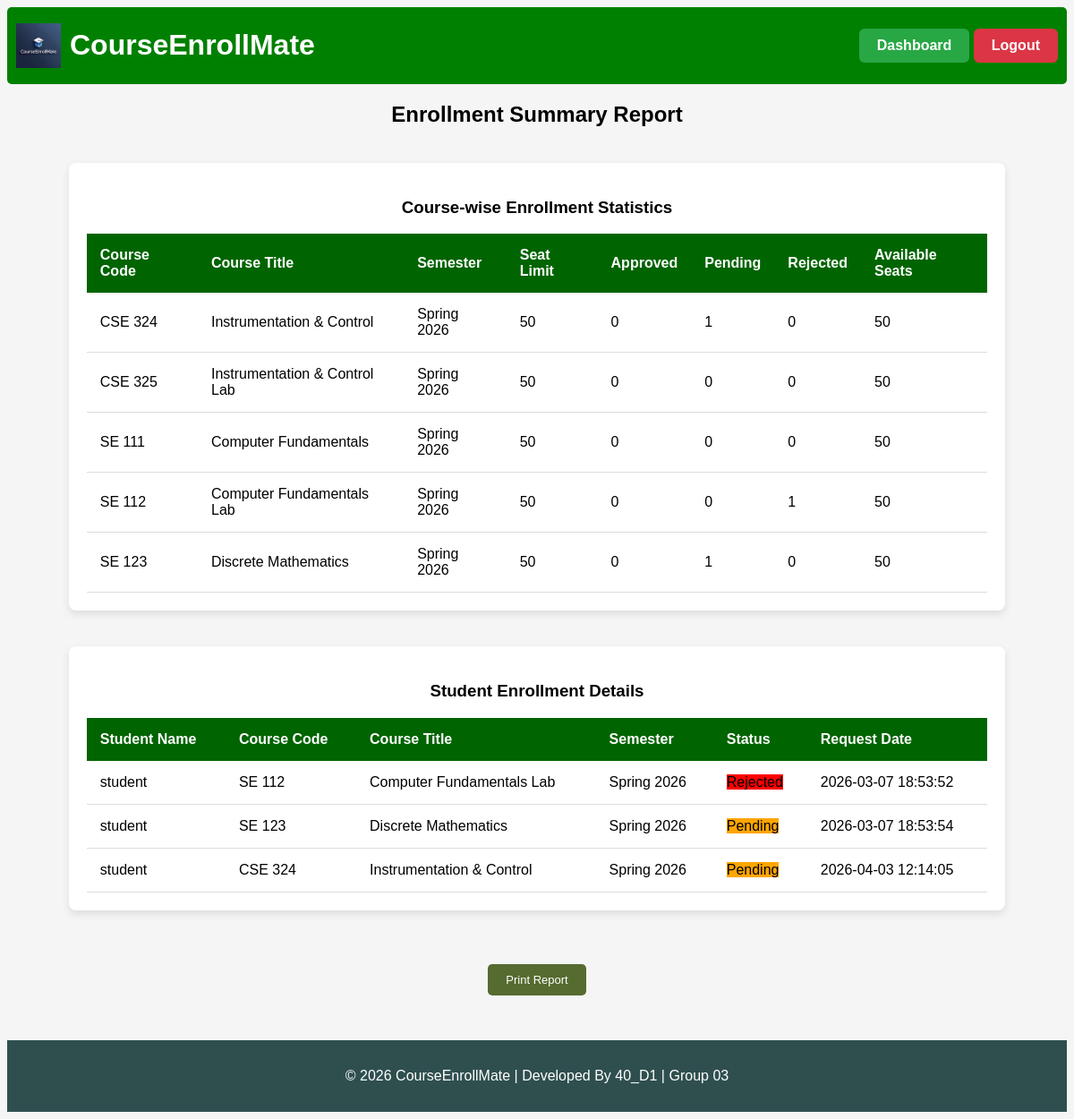
The app's page /enrollment_report (signed in) with its own data.
### tables this page shows
CREATE TABLE course_offerings (
    id INTEGER PRIMARY KEY AUTOINCREMENT,
    course_id INTEGER NOT NULL,
    semester_id INTEGER NOT NULL,
    max_seats INTEGER,
    FOREIGN KEY (course_id) REFERENCES courses(id),
    FOREIGN KEY (semester_id) REFERENCES semesters(id)
);

CREATE TABLE enrollment_requests (
    id INTEGER PRIMARY KEY AUTOINCREMENT,
    student_id INTEGER NOT NULL,
    offering_id INTEGER NOT NULL,
    request_date TIMESTAMP DEFAULT CURRENT_TIMESTAMP,
    status TEXT CHECK(status IN ('pending','approved','rejected')) DEFAULT 'pending', rejection_reason TEXT,
    FOREIGN KEY (student_id) REFERENCES users(id),
    FOREIGN KEY (offering_id) REFERENCES course_offerings(id)
);

CREATE TABLE users (
    id INTEGER PRIMARY KEY AUTOINCREMENT,
    full_name TEXT NOT NULL,
    email TEXT UNIQUE NOT NULL,
    password TEXT NOT NULL,
    role TEXT DEFAULT 'student'
);

CREATE TABLE courses (
    id INTEGER PRIMARY KEY AUTOINCREMENT,
    course_code TEXT UNIQUE NOT NULL,
    course_title TEXT NOT NULL,
    course_description TEXT,
    credit_hours INTEGER NOT NULL,
    created_at TIMESTAMP DEFAULT CURRENT_TIMESTAMP
);

CREATE TABLE semesters (
    id INTEGER PRIMARY KEY AUTOINCREMENT,
    semester_name TEXT NOT NULL,
    start_date TEXT,
    end_date TEXT,
    status TEXT CHECK(status IN ('active','inactive')) DEFAULT 'inactive'
);

### app.py (the view)
@app.route("/enrollment_report")
@login_required
@role_required("admin")
def enrollment_report():
    conn = get_db_connection()
    course_summary = conn.execute("""
        SELECT
            c.course_code,
            c.course_title,
            s.semester_name,
            co.max_seats,

            SUM(CASE WHEN er.status = 'approved' THEN 1 ELSE 0 END) AS approved_count,
            SUM(CASE WHEN er.status = 'pending' THEN 1 ELSE 0 END) AS pending_count,
            SUM(CASE WHEN er.status = 'rejected' THEN 1 ELSE 0 END) AS rejected_count

        FROM course_offerings co
        JOIN courses c ON co.course_id = c.id
        JOIN semesters s ON co.semester_id = s.id
        LEFT JOIN enrollment_requests er ON er.offering_id = co.id

        GROUP BY co.id
        ORDER BY s.semester_name, c.course_code
    """).fetchall()
    student_details = conn.execute("""
        SELECT
            u.full_name AS student_name,
            c.course_code,
            c.course_title,
            s.semester_name,
            er.status,
            er.request_date
        FROM enrollment_requests er
        JOIN users u ON er.student_id = u.id
        JOIN course_offerings co ON er.offering_id = co.id
        JOIN courses c ON co.course_id = c.id
        JOIN semesters s ON co.semester_id = s.id
        ORDER BY u.full_name
    """).fetchall()
    conn.close()
    return render_template(
        "enrollment_report.html",
        course_summary=course_summary,
        student_details=student_details
    )

### app.py (called while the page is built)
def get_db_connection():
    conn = sqlite3.connect("courseenrollmate.db")
    conn.row_factory = sqlite3.Row
    conn.execute("PRAGMA foreign_keys = ON")
    return conn

### helper.py (called while the page is built)
def login_required(f):
    @wraps(f)
    def decorated_function(*args, **kwargs):
        if "username" not in session:
            return redirect("/login")
        return f(*args, **kwargs)
    return decorated_function

def role_required(role):
    def decorator(f):
        @wraps(f)
        def decorated_function(*args, **kwargs):
            if session.get("role") != role:
                return "403 Forbidden: Unauthorized access"
            return f(*args, **kwargs)
        return decorated_function
    return decorator

### templates/enrollment_report.html
{% extends "base.html" %}
{% block body %}
<h2>Enrollment Summary Report</h2>
<div class="table-container">
<h3>Course-wise Enrollment Statistics</h3>
<table>
<thead>
<tr>
    <th>Course Code</th>
    <th>Course Title</th>
    <th>Semester</th>
    <th>Seat Limit</th>
    <th>Approved</th>
    <th>Pending</th>
    <th>Rejected</th>
    <th>Available Seats</th>
</tr>
</thead>
{% for c in course_summary %}
<tbody>
<tr>
    <td>{{ c.course_code }}</td>
    <td>{{ c.course_title }}</td>
    <td>{{ c.semester_name }}</td>
    <td>{{ c.max_seats }}</td>
    <td>{{ c.approved_count or 0 }}</td>
    <td>{{ c.pending_count or 0 }}</td>
    <td>{{ c.rejected_count or 0 }}</td>
    <td>
        {{ (c.max_seats or 0) - (c.approved_count or 0) }}
    </td>
</tr>
</tbody>
{% endfor %}
</table>
</div>
<div class="table-container">
<h3>Student Enrollment Details</h3>
<table>
<thead>
<tr>
    <th>Student Name</th>
    <th>Course Code</th>
    <th>Course Title</th>
    <th>Semester</th>
    <th>Status</th>
    <th>Request Date</th>
</tr>
</thead>
{% for s in student_details %}
<tbody>
<tr>
    <td>{{ s.student_name }}</td>
    <td>{{ s.course_code }}</td>
    <td>{{ s.course_title }}</td>
    <td>{{ s.semester_name }}</td>
    <td>
        {% if s.status == 'approved' %}
            <span class="approved">Approved</span>
        {% elif s.status == 'pending' %}
            <span class="pending">Pending</span>
        {% else %}
            <span class="rejected">Rejected</span>
        {% endif %}
    </td>
    <td>{{ s.request_date }}</td>
</tr>
</tbody>
{% endfor %}
</table>
</div>
<button onclick="window.print()" class="print-btn">Print Report</button>
{% endblock %}

### static/style.css (style rules this page uses)
body { font-family: Arial, sans-serif; background:whitesmoke; text-align:center; }
button { width:100%; margin-top:20px; padding:12px; background:darkolivegreen; border:none; color:white; font-size:16px; border-radius:6px; cursor:pointer; }
.table-container { width:85%; margin:40px auto; background:white; padding:20px; border-radius:8px; box-shadow:0 4px 10px rgba(0,0,0,0.1); }
table { width:100%; border-collapse:collapse; }
thead { background: darkgreen; color:white; }
th,td { padding:15px; text-align:left; }
tbody tr { border-bottom:1px solid #ddd; }
.pending { background: orange; }
.rejected { background: red; }
.print-btn { display: inline-block; width: auto !important; padding: 10px 20px; font-size: 13px; background: darkolivegreen; color: white; text-decoration: none; border-radius: 5px; border: none; cursor: pointer; }

### records on screen
course_offerings: course_code "CSE 324", course_title "Instrumentation & Control", semester_name "Spring 2026", max_seats "50", approved_count "0", pending_count "1", rejected_count "0", (c.max_seatsor0)-(c.approved_countor0) "50"
course_offerings: course_code "CSE 325", course_title "Instrumentation & Control Lab", semester_name "Spring 2026", max_seats "50", approved_count "0", pending_count "0", rejected_count "0", (c.max_seatsor0)-(c.approved_countor0) "50"
course_offerings: course_code "SE 111", course_title "Computer Fundamentals", semester_name "Spring 2026", max_seats "50", approved_count "0", pending_count "0", rejected_count "0", (c.max_seatsor0)-(c.approved_countor0) "50"
course_offerings: course_code "SE 112", course_title "Computer Fundamentals Lab", semester_name "Spring 2026", max_seats "50", approved_count "0", pending_count "0", rejected_count "1", (c.max_seatsor0)-(c.approved_countor0) "50"
course_offerings: course_code "SE 123", course_title "Discrete Mathematics", semester_name "Spring 2026", max_seats "50", approved_count "0", pending_count "1", rejected_count "0", (c.max_seatsor0)-(c.approved_countor0) "50"
enrollment_requests: student_name "student", course_code "SE 112", course_title "Computer Fundamentals Lab", semester_name "Spring 2026", status "Rejected", request_date "2026-03-07 18:53:52"
enrollment_requests: student_name "student", course_code "SE 123", course_title "Discrete Mathematics", semester_name "Spring 2026", status "Pending", request_date "2026-03-07 18:53:54"
enrollment_requests: student_name "student", course_code "CSE 324", course_title "Instrumentation & Control", semester_name "Spring 2026", status "Pending", request_date "2026-04-03 12:14:05"
